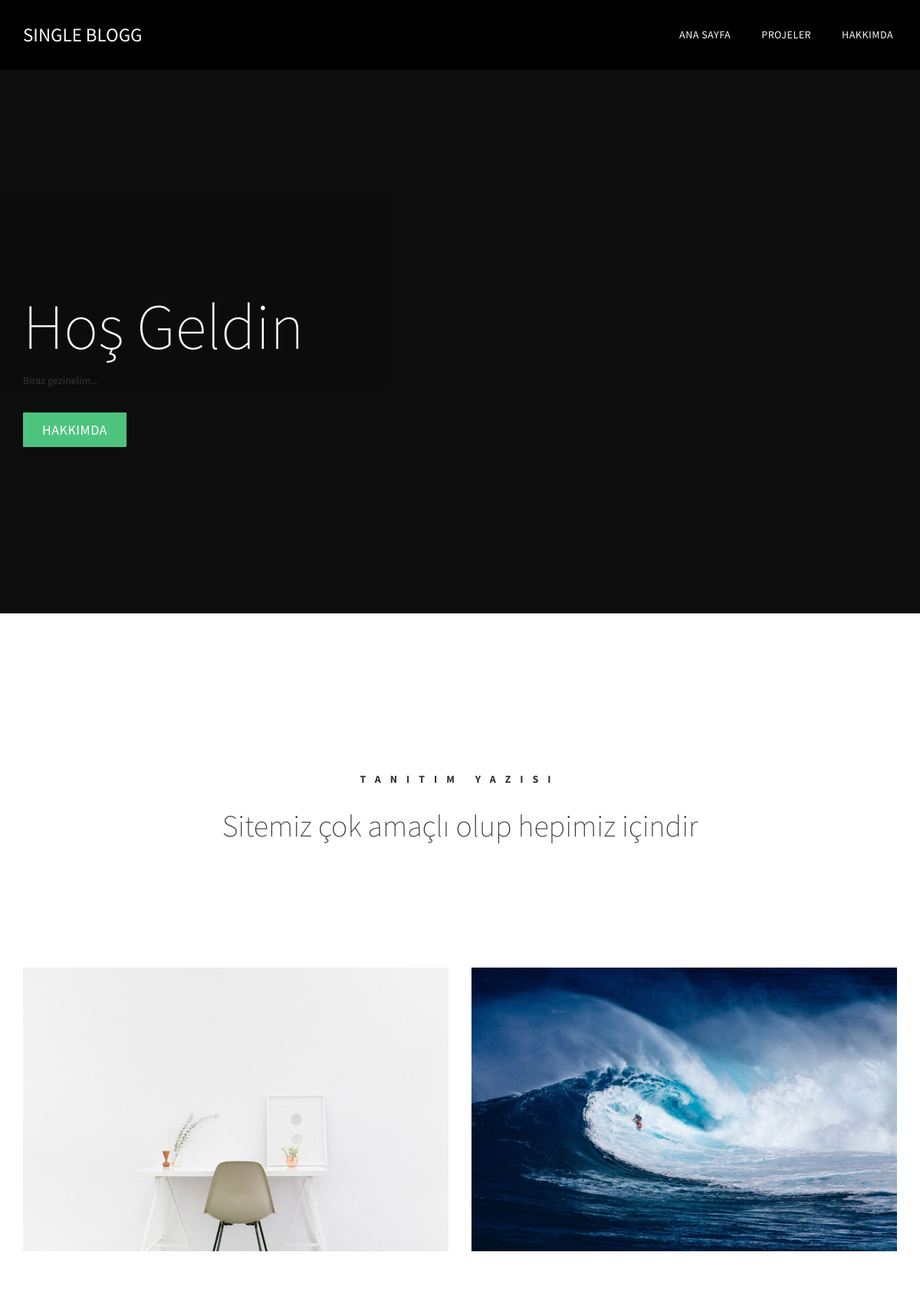
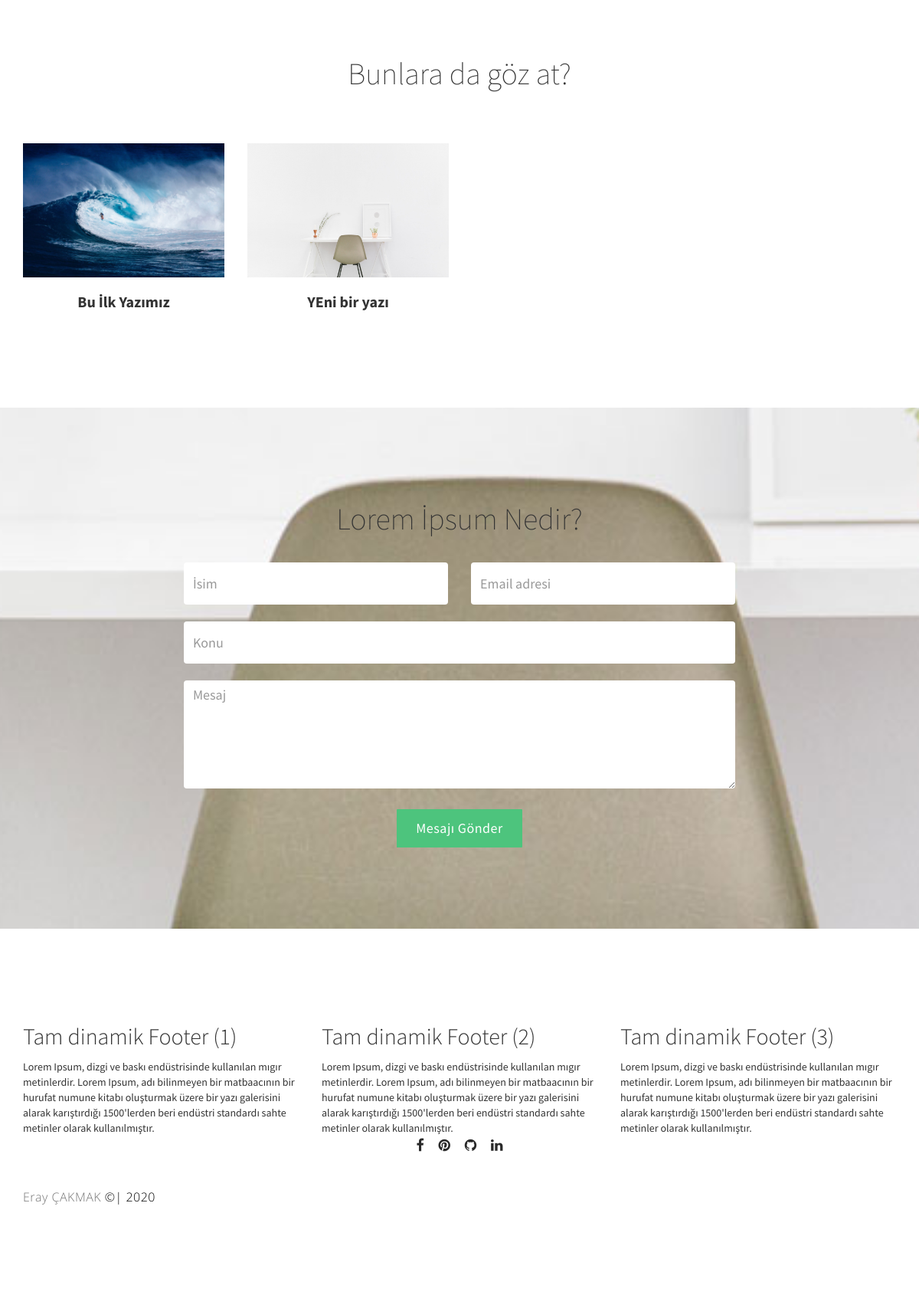
The page / on the database its author committed (2 pictures, top to bottom).
### tables this page shows
CREATE TABLE `owner` (
  `owner_id` int(5) NOT NULL,
  `owner_ad` varchar(150) NOT NULL,
  `owner_soyad` varchar(150) NOT NULL,
  `owner_mail` varchar(200) NOT NULL,
  `owner_git` varchar(100) NOT NULL,
  `owner_linkedin` varchar(100) NOT NULL,
  `owner_facebook` varchar(100) NOT NULL,
  `owner_twit` varchar(100) NOT NULL,
  `owner_insta` varchar(100) NOT NULL,
  `owner_pin` varchar(100) NOT NULL,
  `owner_hk` text NOT NULL
);

CREATE TABLE `site` (
  `site_id` int(5) NOT NULL,
  `site_url` varchar(250) NOT NULL,
  `site_title` varchar(100) NOT NULL,
  `site_desc` text NOT NULL,
  `site_soru` varchar(150) NOT NULL,
  `site_analystic` varchar(350) NOT NULL,
  `site_logo` varchar(100) NOT NULL,
  `site_google` varchar(350) NOT NULL,
  `site_yandex` varchar(350) NOT NULL,
  `site_bing` varchar(350) NOT NULL,
  `site_index` varchar(250) NOT NULL,
  `site_index_alt` varchar(252) NOT NULL,
  `site_tanitim` varchar(250) NOT NULL,
  `site_tanitim_alt` varchar(250) NOT NULL,
  `site_footer1` varchar(100) NOT NULL,
  `site_footer1_text` text NOT NULL,
  `site_footer2` varchar(100) NOT NULL,
  `site_footer2_text` text NOT NULL,
  `site_footer3` varchar(100) NOT NULL,
  `site_footer3_text` text NOT NULL,
  `site_referans` varchar(150) NOT NULL,
  `site_referans_alt` text NOT NULL
);

CREATE TABLE `page` (
  `page_id` int(100) NOT NULL,
  `page_title` varchar(150) NOT NULL,
  `page_ozet` varchar(150) NOT NULL,
  `page_text` text NOT NULL,
  `page_img` varchar(100) NOT NULL,
  `page_okunma` int(100) NOT NULL,
  `page_time` date NOT NULL DEFAULT current_timestamp()
);

### fonks/baglan.php (called while the page is built, shortened)
<?php
function seo($s) {
 $tr = array('ş','Ş','ı','I','İ','ğ','Ğ','ü','Ü','ö','Ö','Ç','ç','(',')','/',':',',');
 $eng = array('s','s','i','i','i','g','g','u','u','o','o','c','c','','','-','-','');
 $s = str_replace($tr,$eng,$s);
 $s = strtolower($s);
 $s = preg_replace('/&amp;amp;amp;amp;amp;amp;amp;amp;amp;.+?;/', '', $s);
 $s = preg_replace('/\s+/', '-', $s);
 $s = preg_replace('|-+|', '-', $s);
 $s = preg_replace('/#/', '', $s);
 $s = str_replace('.', '', $s);
 $s = trim($s, '-');
 return $s;
}
 ?>

### index.php (the view, shortened to what this page needs)
<?php include 'fonks/header.php';
$pagekap = $db -> prepare("SELECT * from page ORDER BY page_time DESC LIMIT 8");
$pagekap ->execute(array());
$sayfa=$pagekap->fetchAll(PDO::FETCH_ASSOC); ?>
<section id="home" class="parallax-section">
     <div class="overlay"></div>
     <div class="container">
          <div class="row">
               <div class="col-md-8 col-sm-12">
                    <div class="home-text">
                         <h1><?php if (strlen($site['site_index']) > 0) {echo $site['site_index'];} else{echo "Lütfen bu alanı düzenleyin";} ?></h1>
                         <?php if (strlen($site['site_index_alt']) > 0) {echo $site['site_index_alt'];} else{echo "Lütfen bu alanı düzenleyin";} ?>
                         <ul class="section-btn">
                              <a href="hakkimda.php" class="smoothScroll"><span data-hover="HAKKIMDA">HAKKIMDA</span></a>
                         </ul>
                    </div>
               </div>
          </div>
     </div>
</section>
<section id="about" class="parallax-section">
     <div class="container">
          <div class="row">
               <div class="col-md-offset-1 col-md-10 col-sm-12">
                    <div class="about-info">
                         <h3><?php if (strlen($site['site_tanitim']) > 0) {echo $site['site_tanitim'];} else{echo "Lütfen bu alanı düzenleyin";} ?></h3>
                         <h1><?php if (strlen($site['site_tanitim_alt']) > 0) {echo $site['site_tanitim_alt'];} else{echo "Lütfen bu alanı düzenleyin";} ?></h1>
                    </div>
               </div>
          </div>
     </div>
</section>
<section id="project" class="parallax-section">
     <div class="container">
          <div class="row">
  <?php foreach ($sayfa as $key): ?>
              <div class="col-md-6 col-sm-6">
               <div class="project-item">
                   <a href="<?=$base.seo($key["page_title"]).'/'.$key["page_id"]?>">
                        <img src="images/<?php if (strlen($key['page_img']) > 0) {echo $key['page_img'];} else{echo $site['site_stimg'];} ?>" class="img-responsive" alt="">
                   </a>
              </div>
              </div>
  <?php endforeach; ?>
        </div>
     </div>
</section>
<?php include 'fonks/tavsiye.php'; ?>
<?php include 'fonks/soru.php' ?>
<?php include 'fonks/footer.php' ?>

### fonks/header.php (shortened to what this page needs)
<?php include 'baglan.php';
$owner = $db -> prepare("SELECT * from owner where owner_id=?");
$owner ->execute(array(1));
$signal=$owner->fetch(PDO::FETCH_ASSOC);
$sitegetir = $db -> prepare("SELECT * from site where site_id=?");
$sitegetir ->execute(array(1));
$site=$sitegetir->fetch(PDO::FETCH_ASSOC);
$base = $site['site_url'];
?>
<!DOCTYPE html>
<html lang="en">
<head>
<link rel="stylesheet" href="css/bootstrap.min.css">
<link rel="stylesheet" href="css/font-awesome.min.css">
<link rel="stylesheet" href="css/magnific-popup.css">
<link rel="stylesheet" href="css/owl.theme.css">
<link rel="stylesheet" href="css/owl.carousel.css">
<link rel="stylesheet" href="css/tooplate-style.css">
</head>
<body>
<div class="navbar custom-navbar navbar-fixed-top" role="navigation">
     <div class="container">
          <div class="navbar-header">
               <a href="anasayfa" class="navbar-brand"><?php if (strlen($signal['owner_ad']) > 0) {echo $signal['owner_ad']." ".$signal['owner_soyad'];}?></a>
          </div>
          <div class="collapse navbar-collapse">
               <ul class="nav navbar-nav navbar-right">
                    <li><a href="anasayfa" class="smoothScroll">ANA SAYFA</a></li>
                    <li><a href="projelerim" class="smoothScroll">PROJELER</a></li>
                    <li><a href="hakkimda" class="smoothScroll">HAKKIMDA</a></li>
               </ul>
          </div>
     </div>
</div>

### fonks/tavsiye.php (shortened to what this page needs)
<?php
$gelabikap = $db -> prepare("SELECT * from page ORDER BY page_okunma DESC LIMIT 8");
$gelabikap ->execute(array());
$gelabi=$gelabikap->fetchAll(PDO::FETCH_ASSOC);
 ?>
<section id="team" class="parallax-section">
     <div class="container">
          <div class="row">
               <div class="col-md-offset-2 col-md-8 col-sm-12">
                    <div class="section-title">
                         <h1>Bunlara da göz at?</h1>
                    </div>
               </div>
               <div class="clearfix"></div>
               <div id="owl-team" class="owl-carousel">
                 <?php foreach ($gelabi as $gel): ?>
                   <div class="col-md-4 col-sm-4 item">
                        <div class="team-item">
                        </div>
                        <h3><?php echo $gel['page_title'] ?></h3>
                   </div>
                <?php endforeach; ?>
               </div>
          </div>
     </div>
</section>

### fonks/soru.php (shortened to what this page needs)
<section id="contact" class="parallax-section">
     <div class="container">
          <div class="row">
               <div class="col-md-offset-3 col-md-6 col-sm-12">
                    <div class="section-title">
                         <h1><?php if (strlen($site['site_soru']) > 0) {echo $site['site_soru'];}?></h1>
                    </div>
               </div>
               <div class="clearfix"></div>
               <div class="col-md-offset-2 col-md-8 col-sm-12">
                    <form  action="fonks/ilet.php" method="POST" role="form">
                         <div class="col-md-6 col-sm-6">
                              <input type="text" class="form-control" id="cf-name" name="cf-name" placeholder="İsim" required>
                         </div>
                         <div class="col-md-6 col-sm-6">
                              <input type="email" class="form-control" id="cf-email" name="cf-email" placeholder="Email adresi" required>
                         </div>
                         <div class="col-md-12 col-sm-12">
                              <input type="text" class="form-control" id="cf-subject" name="subject" placeholder="Konu" required>
                              <textarea class="form-control" rows="5" id="cf-message" name="cf-message" placeholder="Mesaj" required></textarea>
                         </div>
                         <div class="col-md-offset-4 col-md-4 col-sm-offset-4 col-sm-4">
                              <div class="section-btn">
                                   <button type="submit" class="form-control" id="cf-submit" name="submit"><span data-hover="Mesajı Gönder">Mesajı Gönder</span></button>
                              </div>
                         </div>
                    </form>
               </div>
          </div>
     </div>
</section>

### fonks/footer.php (shortened to what this page needs)
<footer>
     <div class="container">
          <div class="row">
               <div class="col-md-4 col-sm-12">
                    <div class="footer-info">
                      <h2>  <?php if (strlen($site['site_footer1']) > 0) {echo $site['site_footer1'];} else{echo "Lütfen bu alanı düzenleyin";}?></h2>
                      <?php if (strlen($site['site_footer1_text']) > 0) {echo $site['site_footer1_text'];}?>
                      <br>
                    </div>
               </div>
               <div class="col-md-4 col-sm-12">
                    <div class="footer-info">
                      <h2>  <?php if (strlen($site['site_footer2']) > 0) {echo $site['site_footer2'];} else{echo "Lütfen bu alanı düzenleyin";}?></h2>
                      <?php if (strlen($site['site_footer2_text']) > 0) {echo $site['site_footer2_text'];}?>
                      <br>
                    </div>
               </div>
               <div class="col-md-4 col-sm-12">
                    <div class="footer-info">
                      <h2>  <?php if (strlen($site['site_footer3']) > 0) {echo $site['site_footer3'];} else{echo "Lütfen bu alanı düzenleyin";}?></h2>
                      <?php if (strlen($site['site_footer3_text']) > 0) {echo $site['site_footer3_text'];}?>
                        <br>
                    </div>
               </div>
               <div class="clearfix">
                      <ul class="social-icon">
                   <?php if (strlen($signal['owner_facebook']) > 0) {?>  <li><a target="_blank" href="<?php echo $signal['owner_facebook'] ?>" class="fa fa-facebook"></a></li> <?php } ?>
                   <?php if (strlen($signal['owner_pin']) > 0) {?>  <li><a target="_blank" href="<?php echo $signal['owner_pin'] ?>" class="fa fa-pinterest"></a></li> <?php } ?>
                   <?php if (strlen($signal['owner_git']) > 0) {?>  <li><a target="_blank" href="<?php echo $signal['owner_git'] ?>" class="fa fa-github"></a></li> <?php } ?>
                   <?php if (strlen($signal['owner_linkedin']) > 0) {?>  <li><a target="_blank" href="<?php echo $signal['owner_linkedin'] ?>" class="fa fa-linkedin"></a></li> <?php } ?>
                       </ul>
                </div>
               <div class="col-md-8 col-sm-8">
                    <div class="copyright-text">
                      <p><a href="https://eraycakmak.com" target="_blank">Eray ÇAKMAK</a> &copy;| <script>document.write(new Date().getFullYear());</script></p>
                    </div>
               </div>
          </div>
     </div>
</footer>
</body>
</html>

### rows shown on the page
owner: owner_ad "SINGLE", owner_soyad "BLOGG"
site: site_index "Hoş Geldin", site_index_alt "Biraz gezinelim...", site_tanitim "TANITIM YAZISI", site_tanitim_alt "Sitemiz çok amaçlı olup hepimiz içindir", site_soru "Lorem İpsum Nedir?", site_footer1 "Tam dinamik Footer (1)", site_footer1_text "Lorem Ipsum, dizgi ve baskı endüstrisinde kullanılan mıgır metinlerdir. Lorem Ipsum, adı bilinmeyen bir matbaacının bir hurufat numune kitabı oluşturmak üzere bir yazı galerisini alarak karıştırdığı 1500'lerden beri endüstri standardı sahte metinler olarak kullanılmıştır.", site_footer2 "Tam dinamik Footer (2)", site_footer2_text "Lorem Ipsum, dizgi ve baskı endüstrisinde kullanılan mıgır metinlerdir. Lorem Ipsum, adı bilinmeyen bir matbaacının bir hurufat numune kitabı oluşturmak üzere bir yazı galerisini alarak karıştırdığı 1500'lerden beri endüstri standardı sahte metinler olarak kullanılmıştır.", site_footer3 "Tam dinamik Footer (3)", site_footer3_text "Lorem Ipsum, dizgi ve baskı endüstrisinde kullanılan mıgır metinlerdir. Lorem Ipsum, adı bilinmeyen bir matbaacının bir hurufat numune kitabı oluşturmak üzere bir yazı galerisini alarak karıştırdığı 1500'lerden beri endüstri standardı sahte metinler olarak kullanılmıştır."
page: page_img (picture), page_title "YEni bir yazı"
page: page_img (picture), page_title "Bu İlk Yazımız"
